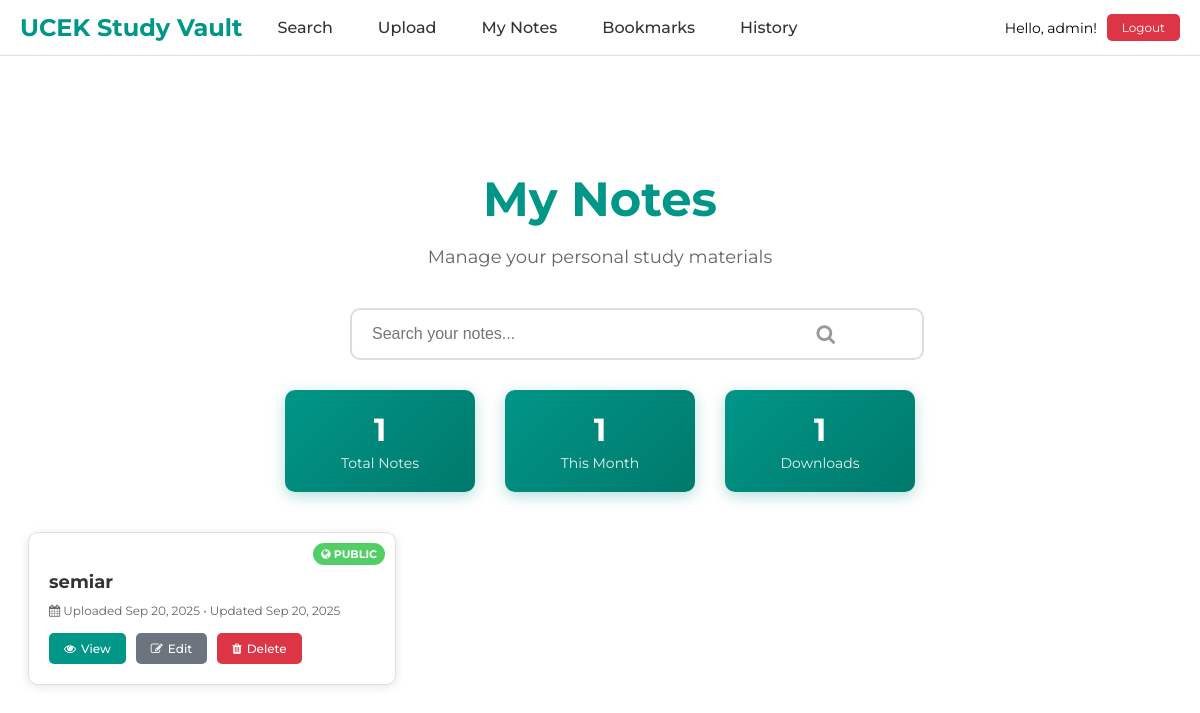
The app's page /my-notes/ (signed in) with its own data.
### pdfmanager/models.py (models this page shows, shortened)
class PDFDocument(models.Model):
    name = models.CharField(max_length=255)
    file = models.FileField(upload_to='pdfs/')
    author = models.ForeignKey(User, on_delete=models.CASCADE, null=True, blank=True)
    is_private = models.BooleanField(default=False)
    created_at = models.DateTimeField(auto_now_add=True, null=True, blank=True)
    updated_at = models.DateTimeField(auto_now=True, null=True, blank=True)
    class Meta:
        ordering = ['-created_at']

### pdfmanager/views.py (the view)
# urls.py: path('my-notes/', views.my_notes, name='my_notes'),
@login_required
def my_notes(request):
    query = request.GET.get('q', '')
    if query:
        my_pdfs = PDFDocument.objects.filter(
            author=request.user,
            name__icontains=query
        )
    else:
        my_pdfs = PDFDocument.objects.filter(author=request.user)
    return render(request, 'pdfmanager/my_notes.html', {
        'my_pdfs': my_pdfs,
        'query': query
    })

### pdfmanager/templates/pdfmanager/my_notes.html (shortened to what this page needs)
{% extends 'base.html' %}
{% load static %}
{% block content %}
<div class="my-notes-container">
    <div class="page-header">
        <h1>My Notes</h1>
        <p>Manage your personal study materials</p>
    </div>
    <div class="search-section">
        <div class="search-box">
            <form method="GET">
                <input type="text" name="q" value="{{ query }}" placeholder="Search your notes..." autocomplete="off">
                <i class="fa fa-search search-icon"></i>
            </form>
        </div>
    </div>
    <div class="stats-section">
        <div class="stat-card">
            <div class="number">{{ my_pdfs.count }}</div>
            <div class="label">Total Notes</div>
        </div>
        <div class="stat-card">
            <div class="number">{{ my_pdfs|length|add:0 }}</div>
            <div class="label">This Month</div>
        </div>
        <div class="stat-card">
            <div class="number">{{ my_pdfs|length|add:0 }}</div>
            <div class="label">Downloads</div>
        </div>
    </div>
    {% if my_pdfs %}
        <div class="notes-grid">
            {% for pdf in my_pdfs %}
                <div class="note-card">
                    <div class="privacy-badge {% if pdf.is_private %}private{% else %}public{% endif %}">
                        {% if pdf.is_private %}
                            <i class="fa fa-lock"></i> Private
                        {% else %}
                            <i class="fa fa-globe"></i> Public
                        {% endif %}
                    </div>
                    <h3>{{ pdf.name }}</h3>
                    <div class="note-meta">
                        <i class="fa fa-calendar"></i>
                        Uploaded {{ pdf.created_at|date:"M d, Y" }}
                        {% if pdf.updated_at != pdf.created_at %}
                            • Updated {{ pdf.updated_at|date:"M d, Y" }}
                        {% endif %}
                    </div>
                    <div class="note-actions">
                        <a href="{{ pdf.file.url }}" target="_blank" class="btn btn-primary">
                            <i class="fa fa-eye"></i> View
                        </a>
                        <a href="{% url 'edit_pdf' pdf.id %}" class="btn btn-secondary">
                            <i class="fa fa-edit"></i> Edit
                        </a>
                        <a href="{% url 'delete_pdf' pdf.id %}" class="btn btn-danger"
                           onclick="return confirm('Are you sure you want to delete this PDF?')">
                            <i class="fa fa-trash"></i> Delete
                        </a>
                    </div>
                </div>
            {% endfor %}
        </div>
    {% endif %}
</div>
{% endblock %}

### pdfmanager/templates/base.html (shortened to what this page needs)
{% load static %}
<!DOCTYPE html>
<html lang="en">
<head>
    <link rel="stylesheet" href="https://cdnjs.cloudflare.com/ajax/libs/font-awesome/4.0.3/css/font-awesome.css">
</head>
<body>
    <nav class="nav-bar">
        <div class="nav-left">
            <a href="{% url 'search_pdfs' %}" class="nav-logo">UCEK Study Vault</a>
            <div class="nav-links">
                <a href="{% url 'search_pdfs' %}">Search</a>
                <a href="{% url 'upload_pdf' %}">Upload</a>
                {% if user.is_authenticated %}
                    <a href="{% url 'my_notes' %}">My Notes</a>
                    <a href="{% url 'bookmarks' %}">Bookmarks</a>
                    <a href="{% url 'search_history' %}">History</a>
                {% endif %}
            </div>
        </div>
        <div class="nav-right">
            {% if user.is_authenticated %}
                <div class="user-info">
                    <span>Hello, {{ user.first_name|default:user.username }}!</span>
                    <a href="{% url 'logout' %}" class="logout-btn">Logout</a>
                </div>
            {% else %}
                <a href="{% url 'account_login' %}" class="login-btn">
                    <i class="fa fa-google"></i> Sign in with Google
                </a>
            {% endif %}
        </div>
    </nav>
    {% block content %}{% endblock %}
</body>
</html>

### pdfmanager/templates/base.html (style rules this page uses)
.nav-bar { position: fixed; top: 0; left: 0; right: 0; background: rgba(255, 255, 255, 0.95); backdrop-filter: blur(10px); border-bottom: 1px solid #e0e0e0; z-index: 1000; padding: 10px 20px; display: flex; justify-content: space-between; align-items: center; }
.nav-left { display: flex; align-items: center; gap: 20px; }
.nav-logo { font-size: 24px; font-weight: bold; color: #009688; text-decoration: none; font-family: "Montserrat", sans-serif; }
.nav-links { display: flex; gap: 15px; align-items: center; }
.nav-links a { text-decoration: none; color: #333; font-family: "Montserrat", sans-serif; font-weight: 500; padding: 8px 15px; border-radius: 5px; transition: background-color 0.3s; }
.nav-right { display: flex; align-items: center; gap: 15px; }
.user-info { display: flex; align-items: center; gap: 10px; font-family: "Montserrat", sans-serif; font-size: 14px; }
.logout-btn { background-color: #dc3545; color: white !important; padding: 6px 15px; border-radius: 5px; text-decoration: none; font-size: 12px; font-family: "Montserrat", sans-serif; }
body { padding-top: 60px; }

### pdfmanager/templates/pdfmanager/my_notes.html (style rules this page uses)
.my-notes-container { max-width: 1200px; margin: 50px auto; padding: 20px; font-family: "Montserrat", sans-serif; }
.page-header { text-align: center; margin-bottom: 40px; }
.page-header h1 { color: #009688; font-size: 48px; font-weight: bold; margin-bottom: 10px; }
.page-header p { font-size: 18px; color: #666; }
.search-section { margin-bottom: 30px; text-align: center; }
.search-box { position: relative; display: inline-block; width: 100%; max-width: 500px; }
.search-box input { width: 100%; padding: 15px 50px 15px 20px; border: 2px solid #ddd; border-radius: 10px; font-size: 16px; outline: none; transition: border-color 0.3s; }
.search-box .search-icon { position: absolute; right: 15px; top: 50%; transform: translateY(-50%); color: #999; font-size: 20px; }
.stats-section { display: flex; justify-content: center; gap: 30px; margin-bottom: 40px; }
.stat-card { background: linear-gradient(135deg, #009688, #00796b); color: white; padding: 20px; border-radius: 10px; text-align: center; min-width: 150px; box-shadow: 0 4px 15px rgba(0,150,136,0.3); }
.stat-card .number { font-size: 32px; font-weight: bold; margin-bottom: 5px; }
.stat-card .label { font-size: 14px; opacity: 0.9; }
.notes-grid { display: grid; grid-template-columns: repeat(auto-fill, minmax(300px, 1fr)); gap: 20px; margin-top: 20px; }
.note-card { background: white; border: 1px solid #e0e0e0; border-radius: 10px; padding: 20px; transition: all 0.3s ease; position: relative; box-shadow: 0 2px 10px rgba(0,0,0,0.1); }
.note-card .privacy-badge { position: absolute; top: 10px; right: 10px; padding: 4px 8px; border-radius: 12px; font-size: 11px; font-weight: bold; text-transform: uppercase; }
.privacy-badge.public { background-color: #51cf66; color: white; }
.note-card h3 { color: #333; margin-bottom: 10px; font-size: 18px; padding-right: 60px; }
.note-card .note-meta { color: #666; font-size: 12px; margin-bottom: 15px; }
.note-actions { display: flex; gap: 10px; margin-top: 15px; }
.btn { padding: 8px 15px; border: none; border-radius: 5px; cursor: pointer; text-decoration: none; font-size: 12px; font-weight: 500; transition: all 0.3s ease; display: inline-flex; align-items: center; gap: 5px; }
.btn-primary { background-color: #009688; color: white; }
.btn-secondary { background-color: #6c757d; color: white; }
.btn-danger { background-color: #dc3545; color: white; }

### records on screen
PDFDocument: is_private False (drawn), name "semiar", created_at "Sep 20, 2025", updated_at "Sep 20, 2025"

### other values on screen
{{ user.first_name|default:user.username }} "admin"
{{ my_pdfs.count }} "1"
{{ my_pdfs|length|add:0 }} "1"
